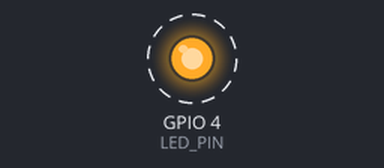
Simulated run of this program. Board: Raspberry Pi (BCM pin numbers). Parts: output pins drawn as LEDs (lit = HIGH). Dashed ring = blinking. What the program prints to the terminal is not drawn.

Above: at 0.15 s.
Timing chart, 0 to 3.0 s (numbered marks = the images above):
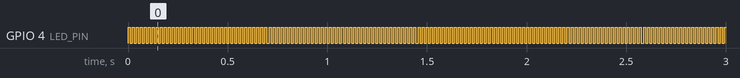

Measured:
- by itself, GPIO 4 (LED_PIN): alternates HIGH for 0.01 s and LOW for 0.01 s

The program:

led_control.py
```python
import RPi.GPIO as GPIO
import time

# Setup
LED_PIN = 4  # GPIO pin number for the onboard LED

# Clean up any existing GPIO setting

# Set up GPIO
GPIO.setmode(GPIO.BCM)  # Use Broadcom pin numbering
GPIO.setup(LED_PIN, GPIO.OUT)  # Set the LED pin as output

try:
    while True:
        GPIO.output(LED_PIN, GPIO.HIGH)  # Turn LED on
        print("High")
        time.sleep(0.01)  # Wait for 1 second
        GPIO.output(LED_PIN, GPIO.LOW)  # Turn LED off
        print("Low")
        time.sleep(0.01)  # Wait for 1 second
except KeyboardInterrupt:
    print("Exiting...")
finally:
    GPIO.cleanup()  # Clean up GPIO settings
```
